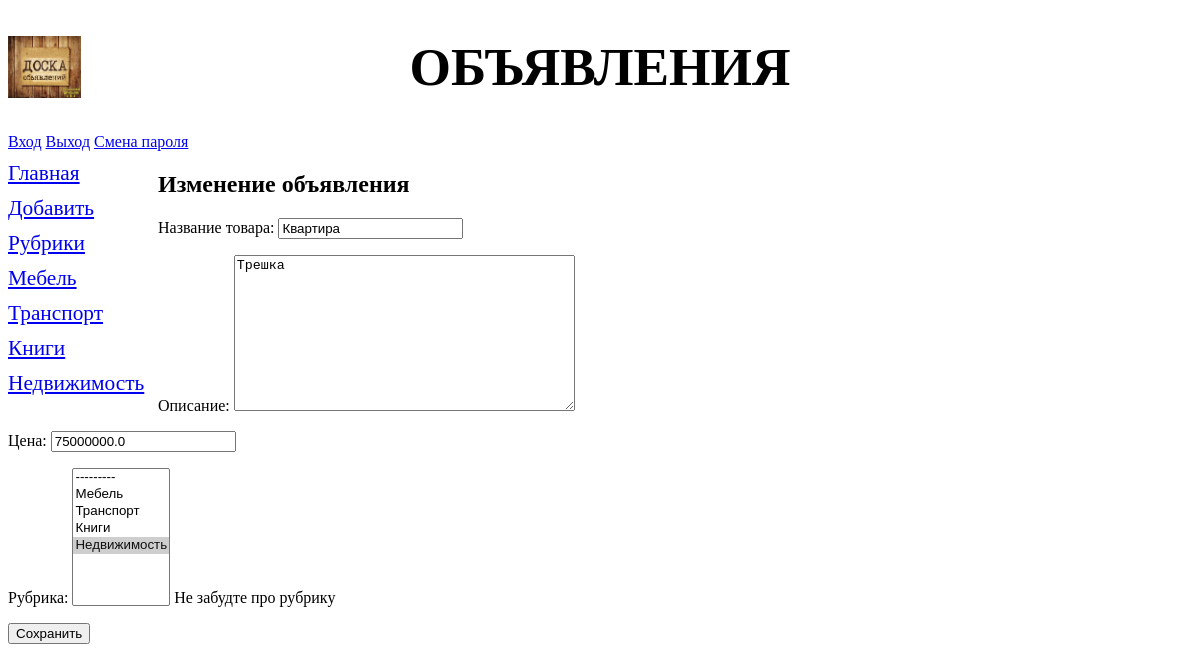
Page /bboard/update/3/ on the committed database.
### bboard/models.py (models this page shows)
class Rubric(models.Model):
    name = models.CharField(max_length=20, db_index=True, verbose_name='Название')
    order = models.SmallIntegerField(default=0, db_index=True)
    objects = models.Manager()
    bbs = RubricManager()
    def __str__(self):
        return self.name
    class Meta:
        verbose_name_plural = 'Рубрики'
        verbose_name = 'Рубрика'
        ordering = ['order', 'name']

class Bb(models.Model):
    title = models.CharField(max_length=50, verbose_name='Товар')
    content = models.TextField(null=True, blank=True, verbose_name='Описание')
    price = models.FloatField(null=True, blank=True, verbose_name='Цена')
    published = models.DateTimeField(auto_now_add=True, db_index=True, verbose_name='Опубликовано')
    rubric = models.ForeignKey('Rubric', null=True, on_delete=models.PROTECT, verbose_name='Рубрика')
    objects = models.Manager()
    reverse = BbManager()
    class Meta:
        verbose_name_plural = 'Объявления'
        verbose_name = 'Объявление'
        ordering = ['-published']

### bboard/views.py (the view)
# urls.py: path('update/<int:pk>/', BbEditView.as_view(), name='update'),
class BbEditView(UpdateView):
    model = Bb
    form_class = BbForm
    success_url = '/bboard/'
    def get_context_data(self, *args, **kwargs):
        context = super().get_context_data(*args, **kwargs)
        context['rubrics'] = Rubric.objects.all()
        return context

### bboard/forms.py (shortened to what this page needs)
class BbForm(forms.ModelForm):
    title = forms.CharField(label='Название товара', validators=[validators.RegexValidator(regex='^.{4,}$')],
                            error_messages={'invalid': 'Короткое название'})
    price = forms.DecimalField(label='Цена', decimal_places=2)
    rubric = forms.ModelChoiceField(queryset=Rubric.objects.all(), label='Рубрика',
                                    help_text='Не забудте про рубрику', widget=forms.widgets.Select(attrs={'size': 8}))
    class Meta:
        model = Bb
        fields = ('title', 'content', 'price', 'rubric')
        labels = {'title': 'Название товара'}

### bboard/templates/bboard/bb_form.html (shortened to what this page needs)
{% extends "layout/base.html" %}
{% block content %}
<h2>Изменение объявления</h2>
<form method="post">
    {{ form.as_p }}
    <input type="submit" value="Сохранить">
</form>
{% endblock %}

### bboard/templates/layout/base.html (shortened to what this page needs)
<!DOCTYPE html>
{% load static %}
<html lang="ru">
<head>
    <link rel="stylesheet" type="text/css" href="{% static 'bboard/style.css' %}">
</head>
<body>
    <header>
        <h1>Объявления</h1>
        <a href="{% url 'login' %}">Вход</a>
        <a href="{% url 'logout' %}">Выход</a>
        <a href="{% url 'password_change' %}">Смена пароля</a>
    </header>
    <nav>
        <a href="{% url 'index' %}">Главная</a>
        <a href="{% url 'add' %}">Добавить</a>
        <a href="{% url 'rubrics' %}">Рубрики</a>
        {% for rubric in rubrics %}
        <a href="{% url 'by_rubric' rubric.pk %}">
            {{ rubric.name }}</a>
        {% endfor %}
    </nav>
    <section>
        {% block content %}
        {% endblock %}
    </section>
</body>
</html>

### bboard/static/bboard/style.css (style rules this page uses)
header h1 { font-size: 40pt; text-transform: uppercase; text-align: center; background: url("logo.jpg") left / auto 100% no-repeat; }
nav { font-size: 16pt; width: 150px; float: left; }
nav a { display: block; margin: 10px 0px; }
section { mafgin-left: 170px; }

### rows in the picture
Rubric: name "Мебель"
Rubric: name "Транспорт"
Rubric: name "Книги"
Rubric: name "Недвижимость"
Bb: title "Квартира", content "Трешка", price "75000000.0", rubric "--------- / Мебель / Транспорт / Книги / Недвижимость ☑"
